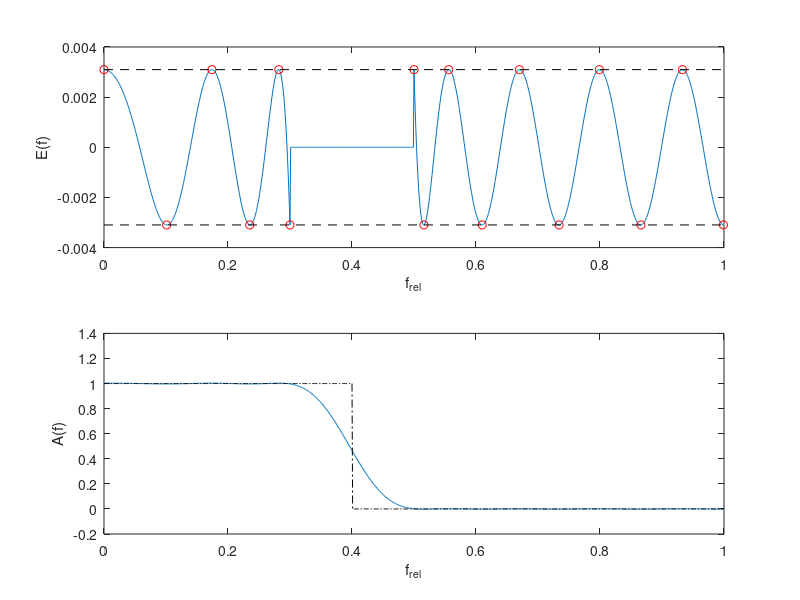
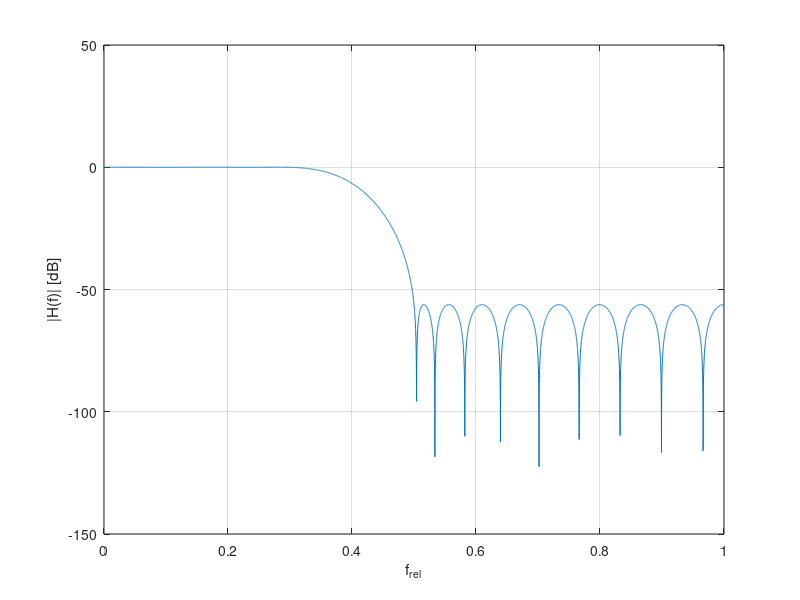

MATLAB code to generate these figures, in order:
clear all;
clc;

%% PARAMETEREK (a mintaveteli frekvencia 2)
fp=0.3; % ateresztosav vege
fc=0.4; % vagasi frekvencia
fs=0.5; % zarosav kezdete
Kp=1;   % sulyozas az atereszto tartomanyban
Ks=2;   % sulyozas az elnyomasi tartomanyban
r=15;   % referencapontok szama (szuro hossza: 2r-1)
L=1000; % ennyi pontban ertekeljuk ki az interpolacios fuggvenyt
iter=5; % iteraciok szama
%warning('off','MATLAB:nearlySingularMatrix');

%% REMEZ-ALGORITMUS
% indulo frekvenciakeszlet: egyenletesen, az atmeneti savot kihagyva
rp=floor((r+1)*fp/(fp+1-fs));
fm=[linspace(0.01,fp,rp) linspace(fs,1-.01,r+1-rp)];
% iterativ approximacio
for ii=1:iter
    % egyenletrendszer osszeallitasa es megoldasa
    D=(fm<=fc)';
    W=Kp*(fm<=fp)+Ks*(fm>=fs);
    M=[cos(pi*fm'*(0:r-1)) ((-1).^(1:r+1)')./W'];
    c=M\D;
    delta=c(r+1)
    c=c(1:r);
    % az interpolacios fuggveny es a hiba kiertekelese surun
    f=(0:L-1)/L;
    A=c'*cos(pi*(0:r-1)'*f);
    E=(A-(f<=fc)).*(Kp*(f<=fp)+Ks*(f>=fs));
    % valtakozo elojelu lokalis extremumok keresese
    lmax=find(E>[E(1)-1 , E(1:end-1)] & E>[E(2:end) E(end)-1]);
    lmin=find(E<[E(1)+1 , E(1:end-1)] & E<[E(2:end) E(end)+1]);
    peaks=sort([lmax lmin]);
    k=2;
    while k<=length(peaks)
        if sign(E(peaks(k)))==sign(E(peaks(k-1)))
            peaks(k)=[];
        else
            k=k+1;
        end
    end
    if length(peaks)<r+1
        disp('Hiba: nem sikerult legalabb r+1 extremumot talalni.');
        return;
    else
        peaks=peaks(1:r+1);
    end
    fm=f(peaks); %ez az uj frekvenciakeszlet
    % abrazolas
    figure(1);
    subplot(211);
    plot(f,E);
    hold on;
    plot(fm,E(peaks),'ro');
    plot([0 1],[delta delta],'k--');
    plot([0 1],[-delta -delta],'k--');
    hold off;
    xlim([0 1]);
    xlabel('f_{rel}');
    ylabel('E(f)');
    subplot(212);
    plot(f,A);
    hold on;
    plot(f,f<=fc,'k-.');
    hold off;
    xlim([0 1]);
    xlabel('f_{rel}');
    ylabel('A(f)');
    pause;
end

%% EGYUTTHATOKESZLET SZAMITASA, ELLENORZES
N=2*r-1;
h=[c(r:-1:2)'/2 , c(1) , c(2:r)'/2];
figure(2);
[H,w]=freqz(h,1,8192);
plot(w/pi,20*log10(abs(H)));
grid on;
xlim([0 1])
xlabel('f_{rel}');
ylabel('|H(f)| [dB]');
